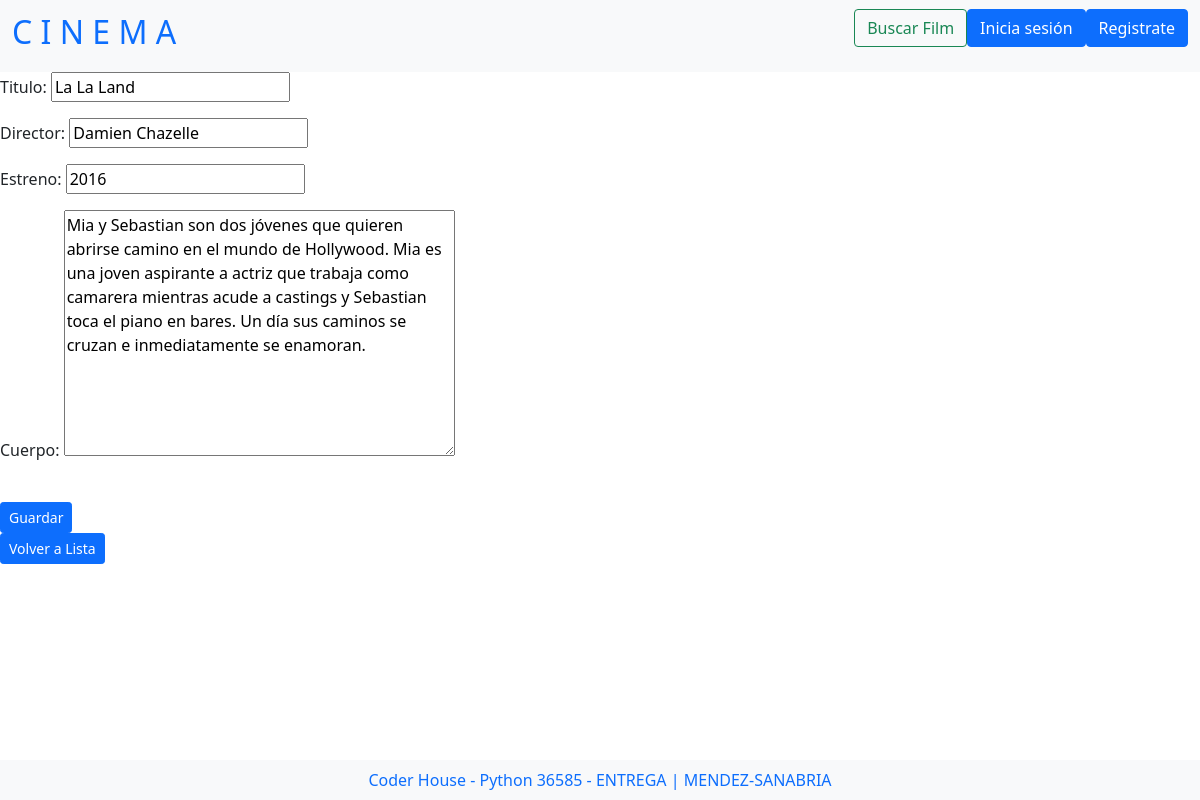
The app's page /reviews/editar/5/ (signed in) with its own data.
### reviews/models.py (models this page shows, shortened)
class ReviewModel(models.Model):
    titulo = models.CharField(max_length=100)
    director = models.CharField(max_length=100)
    estreno = models.CharField(max_length=100)
    cuerpo = models.TextField()
    autor = models.ForeignKey(User, on_delete=models.CASCADE)
    fecha_creacion = models.DateField(auto_now_add=True)

### reviews/views.py (the view)
# urls.py: path('editar/<pk>/', views.ReviewUpdate.as_view(), name ="review_update"),
class ReviewUpdate(LoginRequiredMixin, UserPassesTestMixin, UpdateView):
    model = ReviewModel
    success_url = reverse_lazy("reviews_list")
    fields = ["titulo", "director", "estreno", "cuerpo"]
    def test_func(self):
        exist = ReviewModel.objects.filter(autor=self.request.user.id, id=self.kwargs['pk'])
        return True if exist else False

### reviews/templates/reviews/reviewmodel_form.html (shortened to what this page needs)
{% extends "reviews/reviews_inicio.html" %}
{% block content %}
<form method="post">
    {{ form.as_p }}
    <br>
    <input class="btn btn-primary btn-sm" type="submit" value="Guardar">
</form>
<a class="btn btn-primary btn-sm" role="button" href="{% url 'reviews_list' %}">Volver a Lista</a>
{% endblock %}

### records on screen
ReviewModel: titulo "La La Land", director "Damien Chazelle", estreno "2016", cuerpo "Mia y Sebastian son dos jóvenes que quieren abrirse camino en el mundo de Hollywood. Mia es una joven aspirante a actriz que trabaja como camarera mientras acude a castings y Sebastian toca el piano en bares. Un día sus caminos se cruzan e inmediatamente se enamoran."
